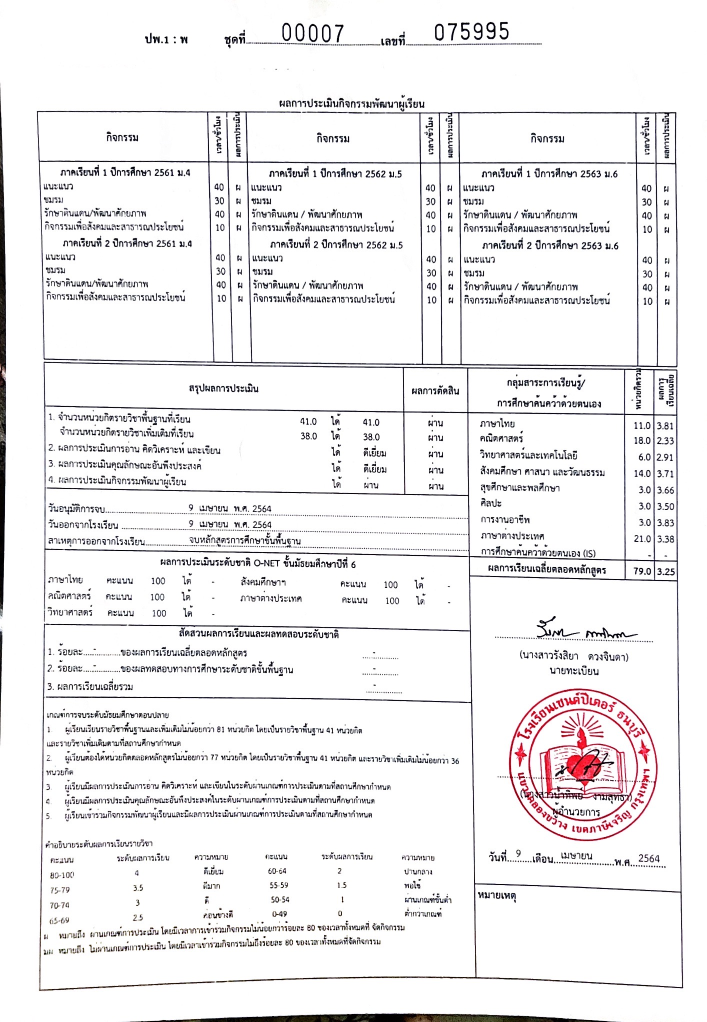
#> input picture ocr_engine/image/back/MIMi_back_transcript.jpg, 1414 x 2044 px (shown at 1/2 size)
$ python -i image_back_cut.py   (imports and definitions only)
#> lines starting #> are read from the running program, lines starting #| are printed output that depends on the picture
# image_cut/image_back_cut.py
import cv2
from PIL import Image


def process_back_image(img_path: str) -> Image.Image:
    """
    Read image from path, preprocess, and crop ROI for back transcript.
    Return PIL.Image for OCR.
    """
#> called with img_path = '../back/MIMi_back_transcript.jpg'

    # 1) Read image
    img = cv2.imread(img_path)
#> img is the input picture: shape (2044, 1414, 3); mean B, G, R 238.2, 237.4, 238.7
    if img is None:
        raise ValueError(f"Cannot read image: {img_path}")

    # 2) Convert to grayscale
    gray = cv2.cvtColor(img, cv2.COLOR_BGR2GRAY)

    # 3) Resize (normalize scale)
    h, w = gray.shape
#> h = 2044; w = 1414
    target_long_side = 1800
    scale = target_long_side / max(h, w)
#> scale = 0.881

    resized = cv2.resize(
        gray,
        (int(w * scale), int(h * scale)),
        interpolation=cv2.INTER_LINEAR
    )
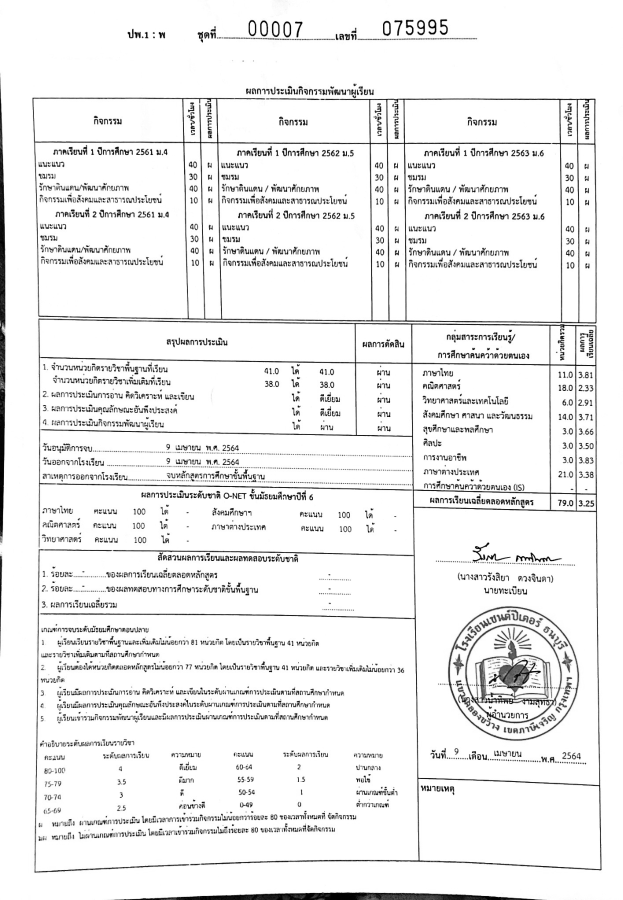
#> resized: shape (1800, 1245) (shown at 1/2 size); min 0, max 255, mean 237.8

    # 4) Convert to PIL RGB (VLM expects RGB)
    pil_img = Image.fromarray(resized).convert("RGB")

    # 5) Crop ROI (ปรับตามที่คุณใช้ใน Colab)
    W, H = pil_img.size
#> W = 1245; H = 1800

    cropped = pil_img.crop((
        int(W * 0.65),   # left
        int(H * 0.35),   # top
        int(W * 1.00),   # right
        int(H * 0.58),   # bottom
    ))
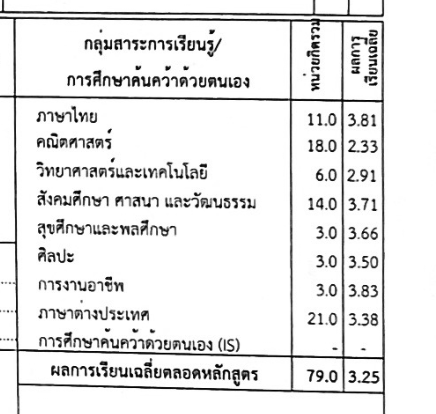
#> cropped: PIL image 436x414 RGB; min 0, max 255, mean 231.5

    return cropped

>>> result = process_back_image('../back/MIMi_back_transcript.jpg')

$ run again, on ocr_engine/image/back/Ohm_transcript_ปวช_back.jpg
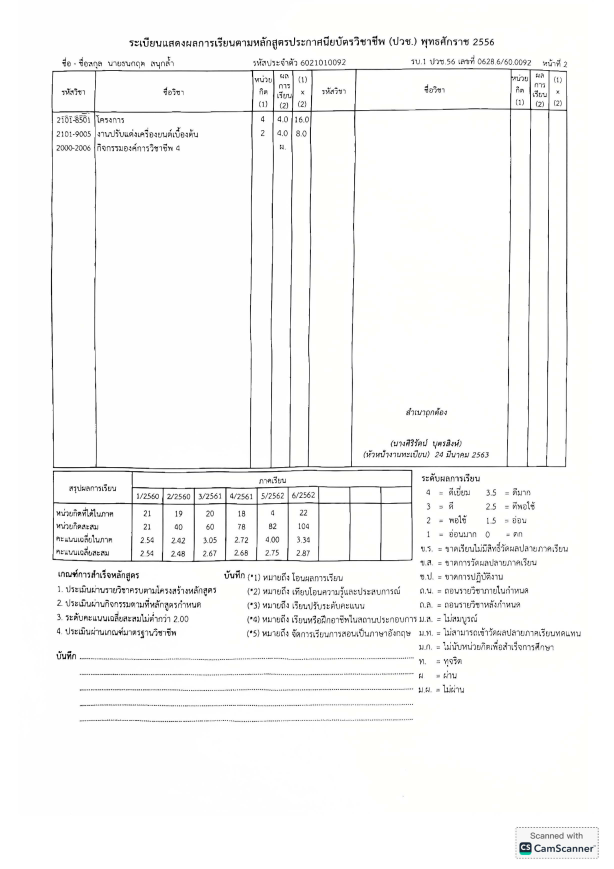
#> input picture ocr_engine/image/back/Ohm_transcript_ปวช_back.jpg, 2455 x 3474 px (shown at 1/4 size)
#> in process_back_image, img is the input picture: shape (3474, 2455, 3); mean B, G, R 246.7, 247.3, 247.3
#> in process_back_image, `cropped = pil_img.crop(( int(W * 0.65),`:
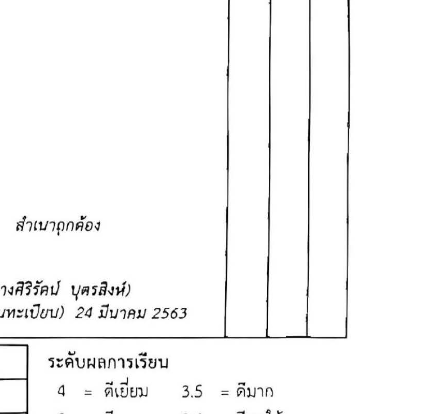
#> cropped: PIL image 446x414 RGB; min 0, max 255, mean 248.1

$ run again, on ocr_engine/image/back/Ohm_transcript_ปวส_back.jpg
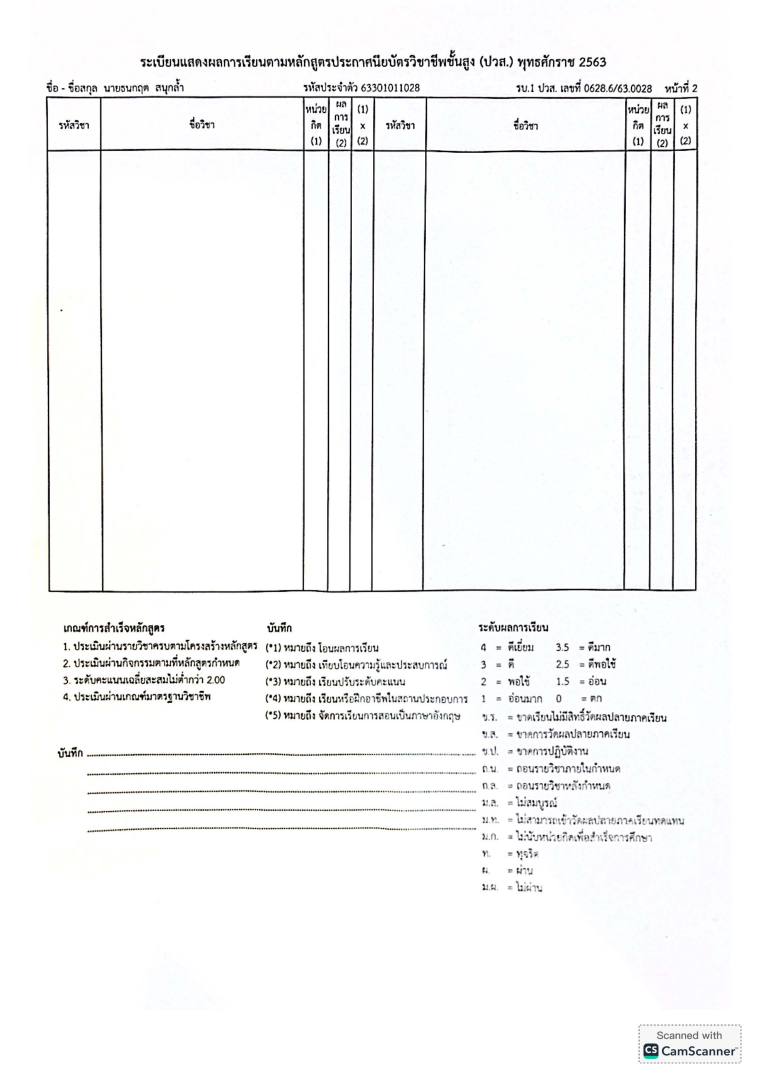
#> input picture ocr_engine/image/back/Ohm_transcript_ปวส_back.jpg, 2281 x 3228 px (shown at 1/3 size)
#> in process_back_image, img is the input picture: shape (3228, 2281, 3); mean B, G, R 246.7, 246.3, 245.8
#> in process_back_image, `resized = cv2.resize( gray, (int(w * scale), int(h * scale)), interpol..`:
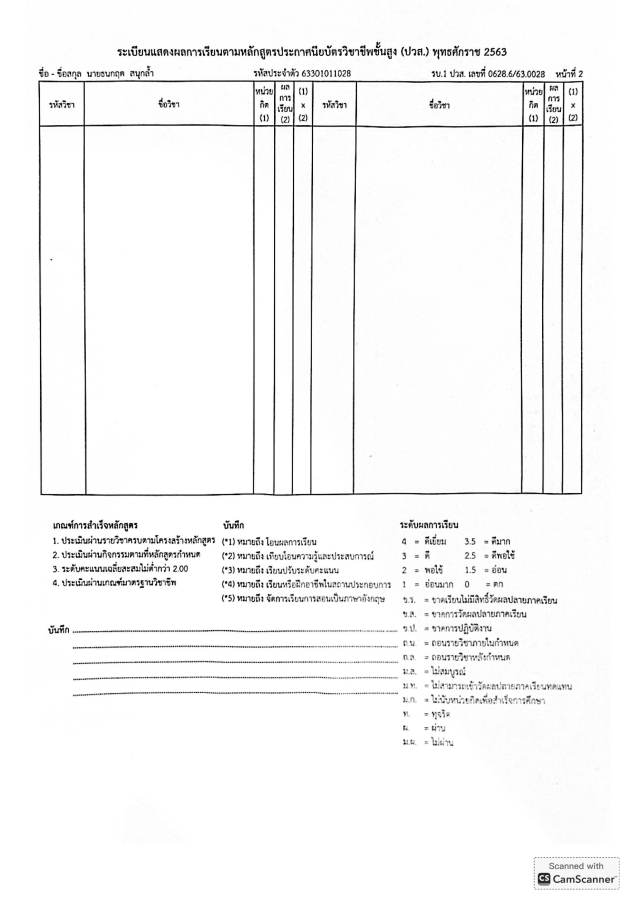
#> resized: shape (1800, 1271) (shown at 1/2 size); min 0, max 255, mean 246.2
#> in process_back_image, `cropped = pil_img.crop(( int(W * 0.65),`:
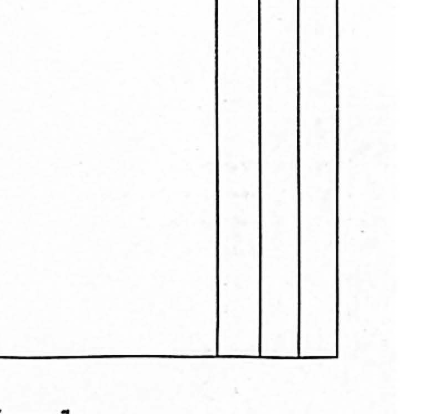
#> cropped: PIL image 445x414 RGB; min 0, max 255, mean 247
